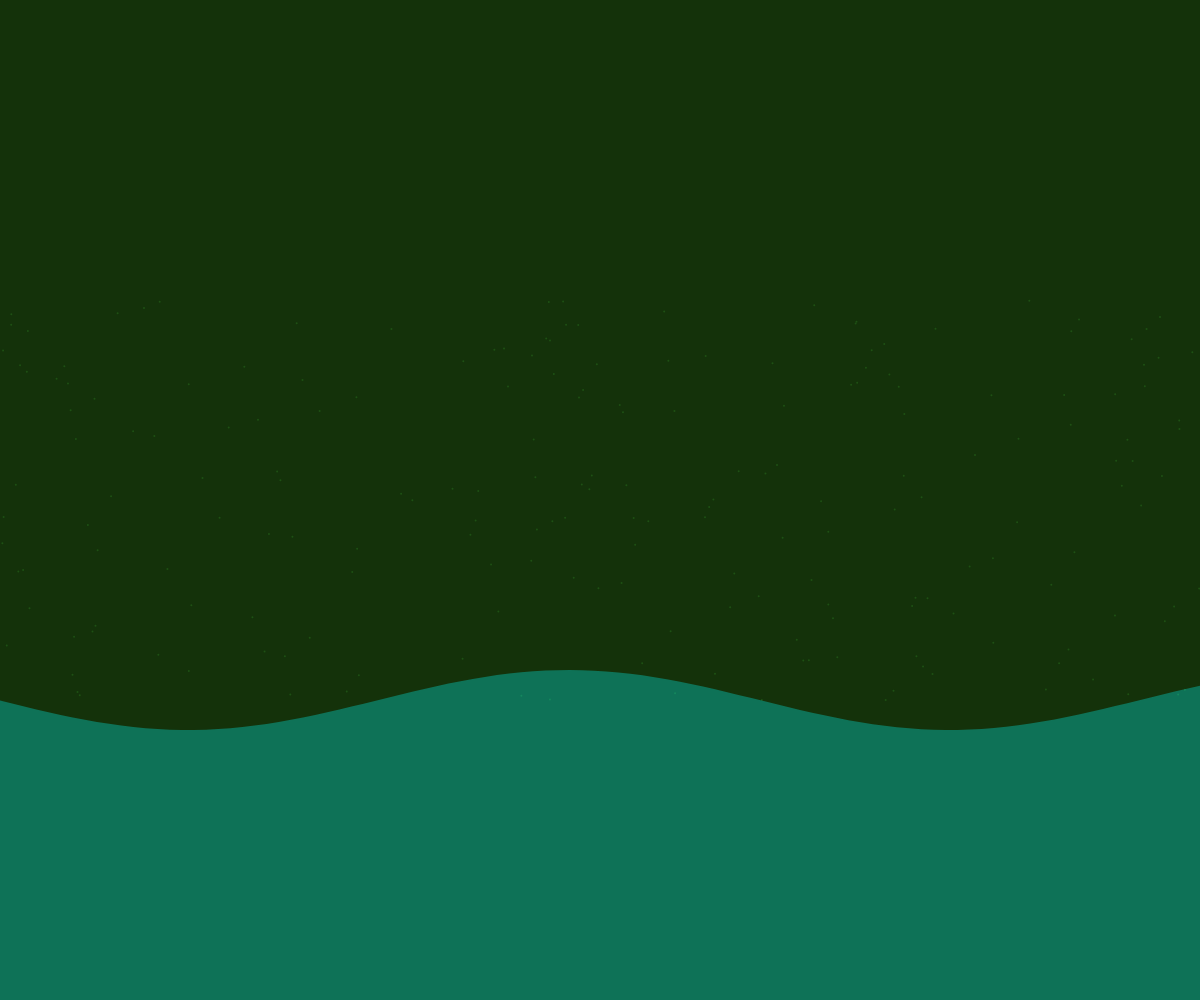
Frame 1 (no input)
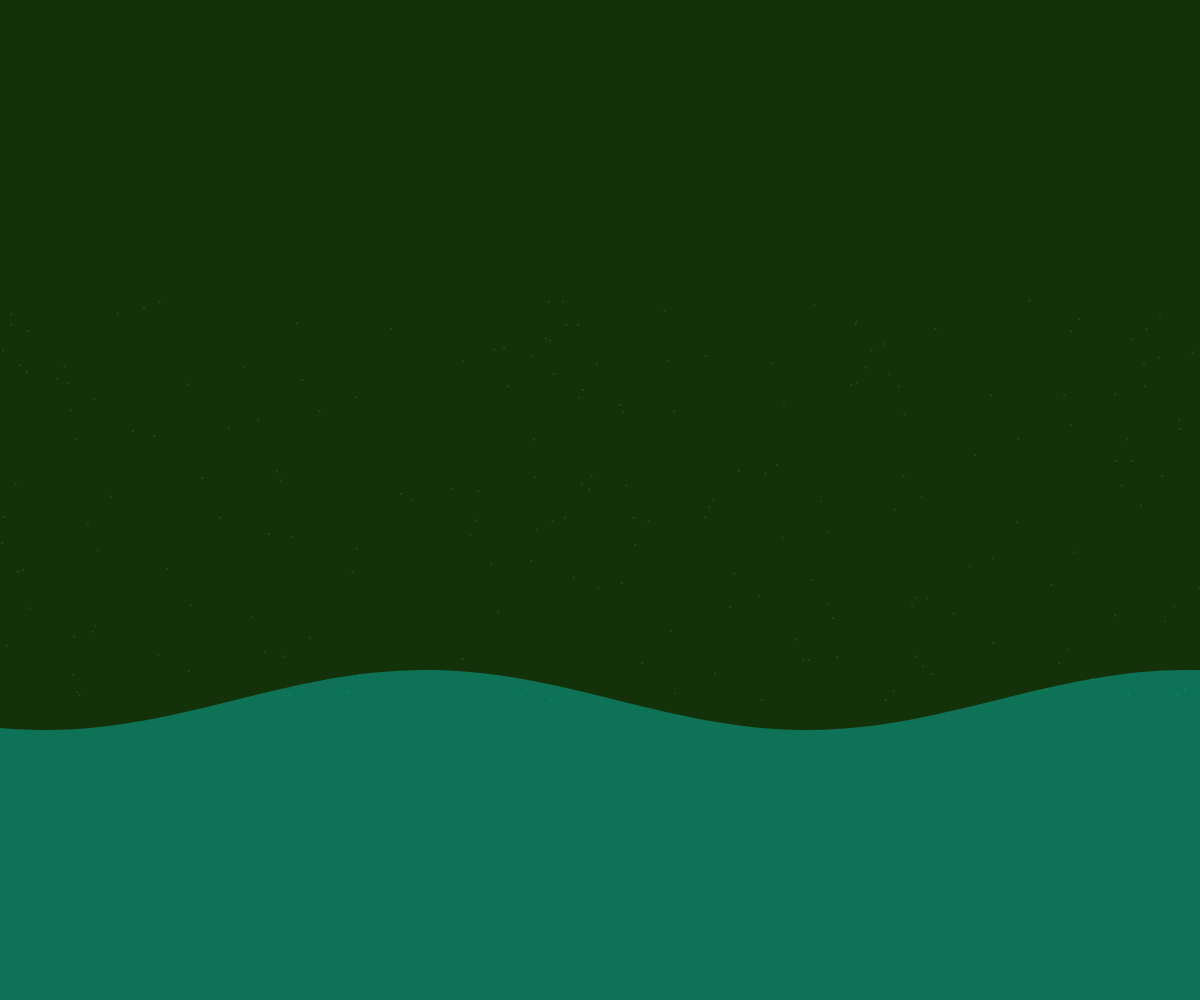
Frame 60 (no input)
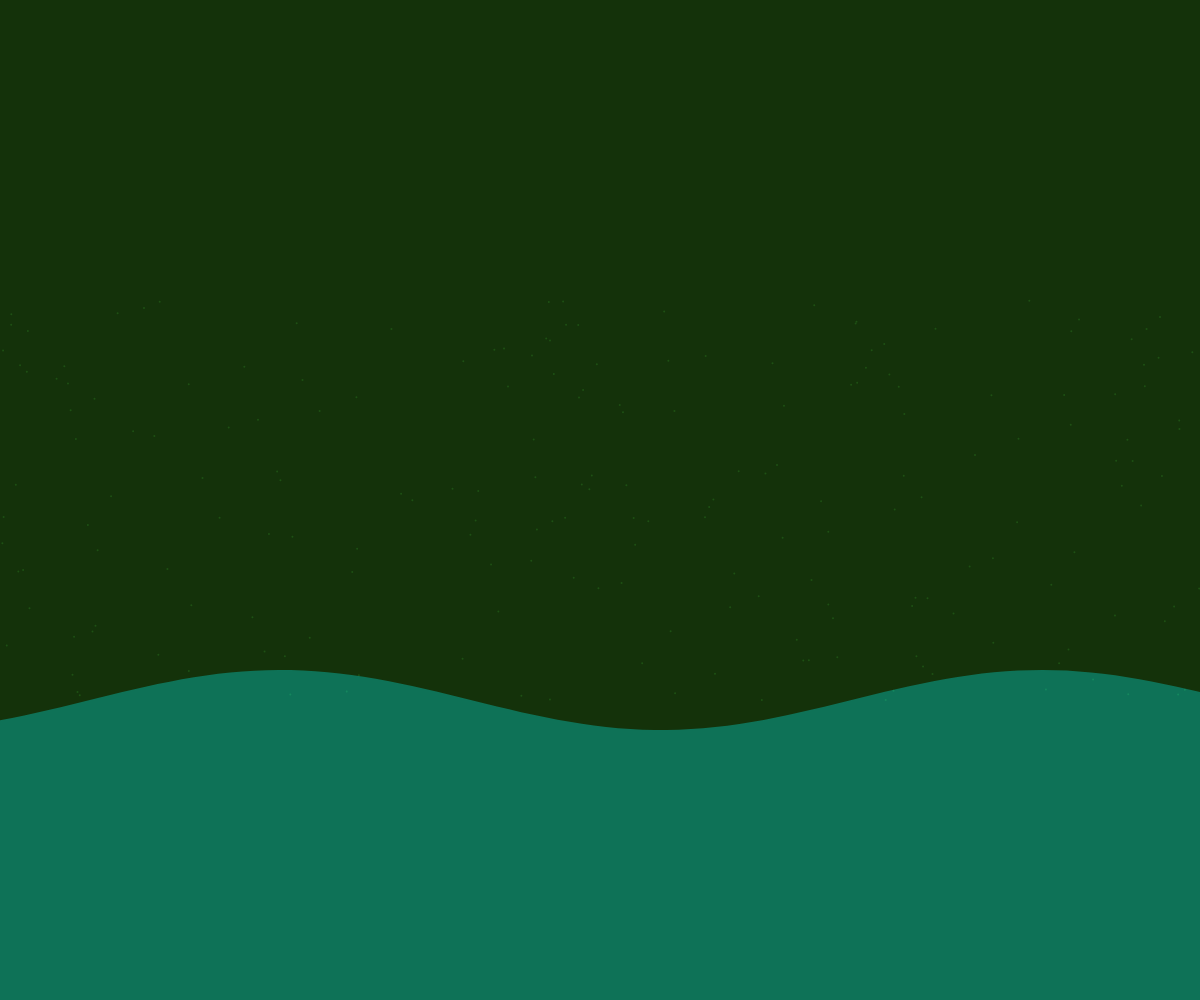
Frame 120 (the mouse pressed at the canvas centre since frame 60)

The p5.js sketch that drew these frames (run headless with seeded random() and noise() and a simulated clock; from frame 60 on, the mouse is pressed at the canvas centre):

// p5.js sketch
// ── sketch.js
let stalks = [];
let lightPattern;
let time = 0;

function setup() {
  createCanvas(windowWidth, windowHeight);
  pixelDensity(1);

  // Create corn stalks
  for (let i = 0; i < 200; i++) {
    stalks.push({
      x: random(width),
      y: random(height * 0.3, height * 0.7),
      z: random(-50, 50),
      h: random(80, 150),
      w: random(2, 6)
    });
  }

  // Create light pattern points
  lightPattern = [];
  for (let i = 0; i < 100; i++) {
    lightPattern.push({
      x: map(i, 0, 99, 0, width),
      y: height * 0.7,
      radius: random(20, 60)
    });
  }
}

function draw() {
  background(20, 50, 10);

  time += 0.02;

  // Draw corn stalks
  stroke(30, 80, 20);
  strokeWeight(2);
  noFill();
  for (let stalk of stalks) {
    push();
    translate(stalk.x, stalk.y, stalk.z);
    line(0, 0, 0, 0, -stalk.h, 0);
    pop();
  }

  // Draw light pattern
  noStroke();
  fill(0, 255, 255, 80);
  beginShape();
  for (let i = 0; i < lightPattern.length; i++) {
    let point = lightPattern[i];
    let offset = sin(time + i * 0.1) * 30;
    let y = point.y + offset;
    vertex(point.x, y);
  }
  vertex(width, height);
  vertex(0, height);
  endShape(CLOSE);
}

function windowResized() {
  resizeCanvas(windowWidth, windowHeight);
}
